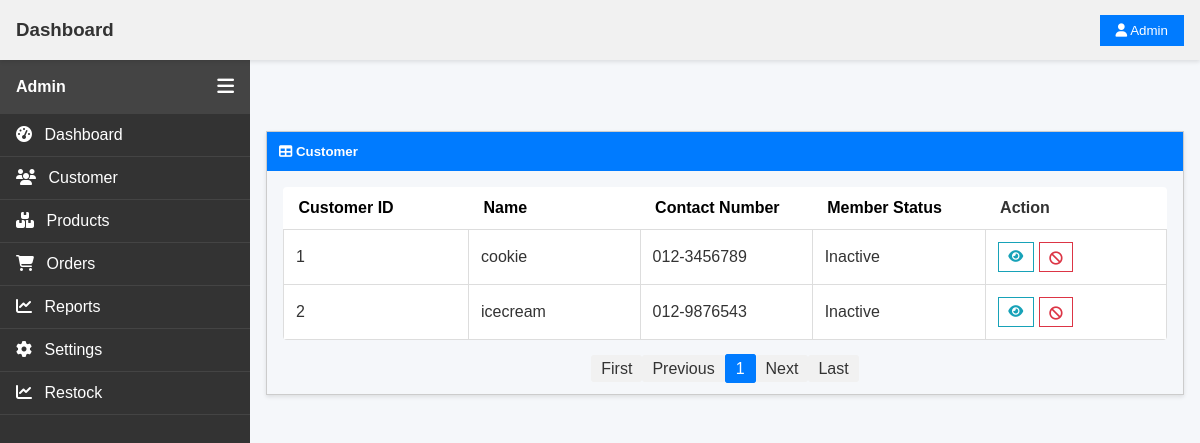
Before: /pages/admin/view_customer.php (signed in) with the older database file.
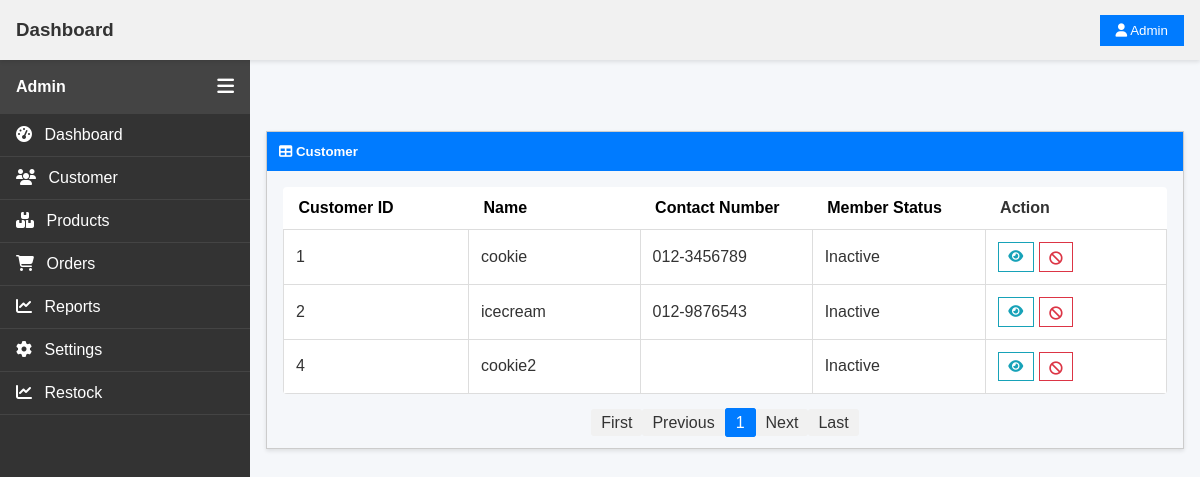
After: the same page with the newer database file.
### tables this page shows
CREATE TABLE `user` (
  `userID` int(11) NOT NULL,
  `username` varchar(255) NOT NULL,
  `passwordHash` varchar(255) NOT NULL,
  `address` text DEFAULT NULL,
  `birthdate` date DEFAULT NULL,
  `email` varchar(255) NOT NULL,
  `phoneNo` varchar(15) DEFAULT NULL,
  `gender` enum('F','M','R') NOT NULL DEFAULT 'R' COMMENT 'F: Female. \r\nM: Male.\r\nR: Rather not say',
  `profilePic` varchar(255) DEFAULT NULL,
  `bio` varchar(1000) DEFAULT NULL,
  `memberStatus` enum('Active','Inactive','Blocked') NOT NULL COMMENT 'Inactive means not registered as a member (as in a customer who enjoys certain privileges).',
  `isDeleted` tinyint(1) NOT NULL DEFAULT 0 COMMENT 'tinyint(1) is the same as boolean. 0 is false, 1 is true.'
);

### pages/admin/view_customer.php (the view, shortened to what this page needs)
<?php
require '../../_base.php';
require_once  "../admin/main.php";
?>
<?php
$fields = [
    'userID' => 'Customer ID',
    'username' => 'Name',
    'phoneNo' => 'Contact Number',
    'memberStatus' => 'Member Status'
];
$sort = req('sort');
key_exists($sort,$fields)||$sort='userID';
$dir = req('dir');
in_array($dir,['asc','desc'])||$dir='asc';
$page = req('page', 1);
require_once '../../Pager.php';
$p = new Pager("SELECT * FROM user ORDER BY $sort $dir", [], 10, $page);
$arr = $p->result;
?>
<div class="searchBar">
    <a href="" class="add">Add Admin</a>
</div>
<div class="main-content" style="  margin-left: var(--sidebar-width);
margin-top: 50px;
padding: 1rem;">
    <div class="container-table">
        <div class="tb-title">
            <h5 style="margin: 0;"><i class="fas fa-table"></i> Customer </h5>
        </div>
        <div style="padding: 1rem;">
            <table class="tb">
                <tr>
                <?php
        sorting($fields, $_GET['sort'] ?? '', $_GET['dir'] ?? '');
        ?>
        <th>Action</th>
                </tr>
                <?php foreach ($arr as $c): ?>
                    <tr class="row">
                        <td class="content td"><?= $c->userID ?></td>
                        <td class="content td"><?= $c->username ?></td>
                        <td class="content td"><?= $c->phoneNo ?></td>
                        <td class="content td"><?= $c->memberStatus ?></td>
                        <td class="content td">
                            <div class="action">
                                <button class="action-btn-details" data-get="customer_detail.php?userID=<?= $c->userID ?>"><i class="fas fa-eye"></i></button>
                                <?php if ($c->memberStatus=='Inactive'||$c->memberStatus=='Active'): ?>
                                <button class="action-btn-delete" data-post="/pages/admin/blockCustomer.php?userID=<?= $c->userID ?>" data-confirm="Are you sure you want to block this user?"><i class="fas fa-ban"></i></button>
                                <?php endif ?>
                            </div>
                        </td>
                    </tr>
                <?php endforeach ?>
            </table>
            <div class="pagination" style="text-align: center; margin-top: 1rem;">
<?= $p->html("sort=$sort&dir=$dir") ?>
    </div>
        </div>
                                </div>
</div>
<?php
require '../../admin_foot.php';
?>

### pages/admin/main.php (shortened to what this page needs)
<!DOCTYPE html>
<html lang="en" data-theme="light">
<head>
  <link rel="stylesheet" href="https://cdnjs.cloudflare.com/ajax/libs/font-awesome/6.4.0/css/all.min.css">
  <link rel="stylesheet" href="/css/main.css">
  <link rel="stylesheet" href="/css/topbar.css">
  <link rel="stylesheet" href="/css/sidebar.css">
  <link rel="stylesheet" href="/css/admin.css">
  <?php link_stylesheet($stylesheetArray ?? ''); ?>
</head>
<body>
  <?php include __DIR__ . "/../../admin_topbar.php"; ?>
  <?php include __DIR__ . '/../../admin_sidebar.php'; ?>

### _base.php (shortened to what this page needs)
<?php
$time = time();
function link_stylesheet($stylesheetArray) {
    global $time;
    if (is_array($stylesheetArray)) {
        foreach ($stylesheetArray as $stylesheet) {
            echo "<link rel='stylesheet' href='$stylesheet?v=$time' />";
        }
    }
}
function req($key, $value=null){
    $value = $_REQUEST[$key] ?? $value;
    return is_array($value) ? array_map('trim',$value) : trim($value);
}
function sorting($fields, $sort, $dir, $href = '') {
    foreach ($fields as $k => $v) {
        $d = 'asc';
        $c = '';
        $queryString = http_build_query(array_merge($_GET, ['sort' => $k, 'dir' => $d]));
        echo "<th><a href='?$queryString' class='$c'>$v</a></th>";
    }
}

### admin_topbar.php (shortened to what this page needs)
<!DOCTYPE html>
<html lang="en">
<head>
  <link rel="stylesheet" href="/css/topbar.css">
</head>
<body>
<div class="topbar">
  <h3>Dashboard</h3>
  <div class="topbar-right">
    <div class="dropdown">
      <button class="dropdown-toggle" type="button">
        <i class="fas fa-user"></i> Admin
      </button>
    </div>
  </div>
</div>

### admin_sidebar.php (shortened to what this page needs)
<div class="sidebar" id="sidebar">
  <div class="sidebar-header">
    <h4>Admin</h4>
    <button class="sidebar-toggle-btn" id="sidebarToggle">
      <i class="fas fa-bars"></i>
    </button>
  </div>
  <ul class="nav-links">
    <li>
      <a href="/pages/admin/admin_home.php"><i class="fas fa-tachometer-alt"></i> Dashboard</a>
    </li>
    <li>
      <a href="/pages/admin/view_customer.php"><i class="fas fa-users"></i> Customer</a>
    </li>
    <li>
      <a href="/pages/admin/product/admin_product.php"><i class="fas fa-boxes"></i> Products</a>
    </li>
    <li>
      <a href="/pages/admin/admin_order.php"><i class="fas fa-shopping-cart"></i> Orders</a>
    </li>
    <li>
      <a href="/pages/admin/product/adminProductAnlysis.php"><i class="fas fa-chart-line"></i> Reports</a>
    </li>
    <li>
      <a href="#"><i class="fas fa-cog"></i> Settings</a>
    </li>
    <li>
      <a href="/pages/admin/product/stock.php"><i class="fas fa-chart-line"></i> Restock </a>
    </li>
  </ul>
</div>

### pager.php (shortened to what this page needs)
<?php
class Pager {
    public $page;
    public $page_count;
    public function __construct($query, $params, $limit, $page) {
        global $_db;
        $this->limit = ctype_digit($limit) ? max($limit, 1) : 10;
        $this->page = ctype_digit($page) ? max($page, 1) : 1;
        $q = preg_replace('/SELECT.+FROM/', 'SELECT COUNT(*) FROM', $query, 1);
        $stm = $_db->prepare($q);
        $stm->execute($params);
        $this->item_count = $stm->fetchColumn();
        $this->page_count = ceil($this->item_count / $this->limit);
        $offset = ($this->page - 1) * $this->limit;
        $stm = $_db->prepare($query . " LIMIT $offset, $this->limit");
        $stm->execute($params);
        $this->result = $stm->fetchAll();
    }
    public function html($href = '', $attr = '') {
        $prev = max($this->page - 1, 1);
        $next = min($this->page + 1, $this->page_count);
        echo "<nav class='pager' $attr>";
        echo "<a href='?page=1&$href'>First</a>";
        echo "<a href='?page=$prev&$href'>Previous</a>";
        for ($p = 1; $p <= $this->page_count; $p++) {
            $c = $p == $this->page ? 'active' : '';
            echo "<a href='?page=$p&$href' class='$c'>$p</a>";
        }
        echo "<a href='?page=$next&$href'>Next</a>";
        echo "<a href='?page=$this->page_count&$href'>Last</a>";
        echo "</nav>";
    }
}

### admin_foot.php (shortened to what this page needs)
</body>
</html>

### css/main.css (style rules this page uses)
body { margin: 0; padding: 0; font-family: Arial, sans-serif; background-color: #f8f9fa; color: #333; }
.main-content { margin-left: var(--sidebar-width); margin-top: 50px; padding: 1rem; }
.container-table { border: 1px solid #ccc; box-shadow: 0 2px 4px rgba(0,0,0,0.1); }
.tb-title { background-color: #007bff; color: #fff; padding: 0.75rem; }
.tb { width: 100%; border-collapse: collapse; }
.td { padding: 0.75rem; border: 1px solid #ddd; }
.action-btn-details { padding: 0.3rem 0.6rem; border: 1px solid #17a2b8; background: none; cursor: pointer; color: #17a2b8; }
.action-btn-delete { padding: 0.3rem 0.6rem; padding-top: 8px ; border: 1px solid #dc3545; background: none; cursor: pointer; color: #dc3545; }
.pagination a { padding: 5px 10px; background: #f1f1f1; text-decoration: none; border-radius: 3px; color: #333; }
.pagination { display: flex; justify-content: center; align-items: center; gap: 5px; }
.pagination .active { background-color: #007bff; color: #fff; border: 1px solid #007bff; }

### css/topbar.css (style rules this page uses)
.topbar { position: fixed; top: 0; left: 0; right: 0; height: 60px; background-color: #f1f1f1; color: #333; display: flex; align-items: center; justify-content: space-between; padding: 0 1rem; box-shadow: 0 2px 4px rgba(0, 0, 0, 0.1); z-index: 9999; }
.topbar h3 { margin: 0; }
.topbar-right { display: flex; align-items: center; gap: 1rem; }
.dropdown { position: relative; }
.dropdown-toggle { background: #007bff; color: #fff; border: none; padding: 0.5rem 1rem; cursor: pointer; }

### css/sidebar.css (style rules this page uses)
:root { --sidebar-width: 250px; --topbar-height: 60px; }
.sidebar { position: fixed; top: var(--topbar-height); left: 0; width: var(--sidebar-width); height: calc(100vh - var(--topbar-height)); background-color: #333; color: #fff; transition: all 0.3s; overflow-y: auto; z-index: 9998; }
.sidebar-header { display: flex; justify-content: space-between; align-items: center; background-color: #444; padding: 1rem; }
.sidebar-header h4 { margin: 0; }
.sidebar-toggle-btn { background: none; border: none; color: #fff; font-size: 1.2rem; cursor: pointer; }
.nav-links { list-style: none; padding: 0; margin: 0; }
.nav-links li { border-bottom: 1px solid #444; }
.nav-links li a { display: block; padding: 0.75rem 1rem; color: #fff; text-decoration: none; transition: background-color 0.2s; }
.nav-links li a i { margin-right: 0.5rem; }
.active { background-color: #555; }

### css/admin.css (style rules this page uses)
* { box-sizing: border-box; }
:root { --side-container-width: 150px; }
body { margin: 0; font-family: Arial, sans-serif; }
.main-content { margin-left: var(--sidebar-width); margin-top: 50px; padding: 1rem; }
.container-table { border: 1px solid #ccc; box-shadow: 0 2px 4px rgba(0,0,0,0.1); }
.tb-title { background-color: #007bff; color: #fff; padding: 0.75rem; }
.tb { width: 100%; border-collapse: collapse; }
.td { padding: 0.75rem; border: 1px solid #ddd; }
.action-btn-details { padding: 0.3rem 0.6rem; border: 1px solid #17a2b8; background: none; cursor: pointer; color: #17a2b8; }
.action-btn-delete { padding: 0.3rem 0.6rem; padding-top: 8px ; border: 1px solid #dc3545; background: none; cursor: pointer; color: #dc3545; }
.tb th a { color: inherit; display: block; color:black; text-decoration: none; }

### css/admin_product.css (style rules this page uses)
* { margin: 0; padding: 0; box-sizing: border-box; }
body { font-family: Arial, sans-serif; background-color: #f5f7fa; color: #333; }
table { width: 100%; border-collapse: collapse; background-color: #fff; margin-bottom: 20px; border-radius: 4px; overflow: hidden; }
table th, table td { padding: 12px 15px; text-align: left; border-bottom: 1px solid #ddd; }
table th { font-weight: 600; }
.pagination a { padding: 5px 10px; background: #f1f1f1; text-decoration: none; border-radius: 3px; color: #333; }

### css/admin_customer.css (style rules this page uses)
.content { width: 80vw; }
.searchBar { height: 40px; margin:25px 5px; text-align: end; }
.action { display: flex; gap: 5px; }
td,th { padding: 10px 10px; }

Changed rows visible on the page:
added user: userID "4", username "cookie2", memberStatus "Inactive"
